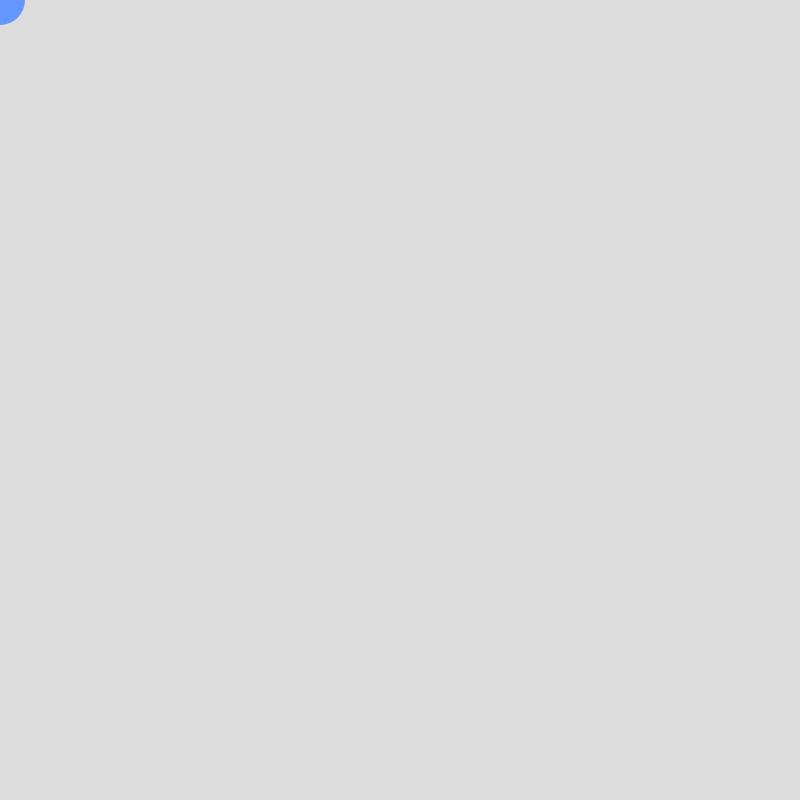
Frame 1 (no input)
Frame 60 (no input): identical to frame 1, image omitted
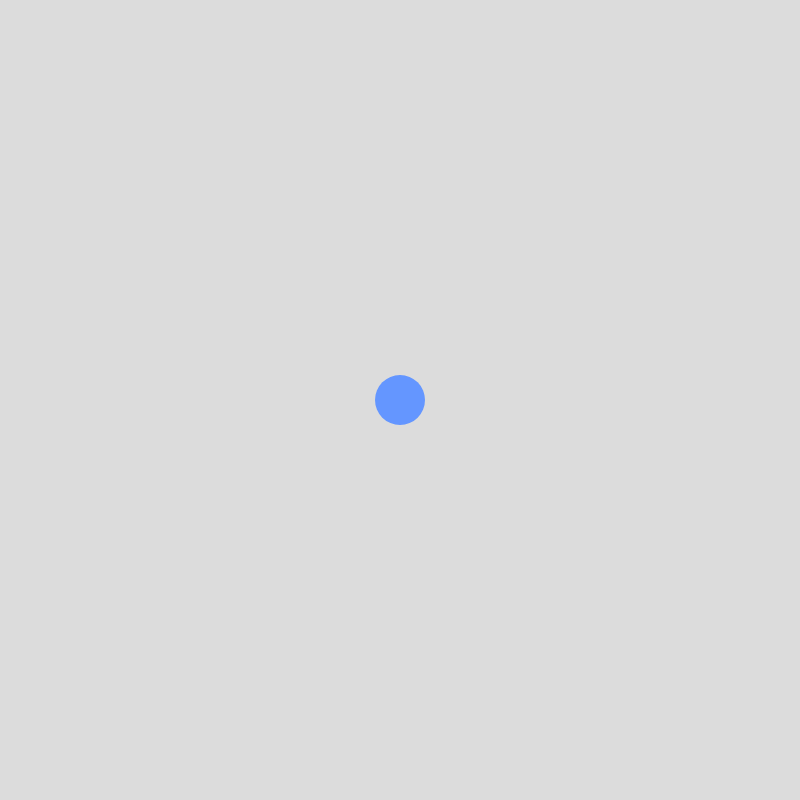
Frame 120 (the mouse pressed at the canvas centre since frame 60)

The p5.js sketch that drew these frames (run headless with seeded random() and noise() and a simulated clock; from frame 60 on, the mouse is pressed at the canvas centre):

// p5.js sketch
// ── sketch.js
let speedfactor = 3;
let xspeed = speedfactor;
let yspeed = speedfactor;
let x = 0; 
let y = 0;
 

function setup() {
  createCanvas(800, 800);

}

function draw() {
  background(220);
fill(100,150,255);
noStroke();
ellipse(mouseX, mouseY,50, 50);


}
